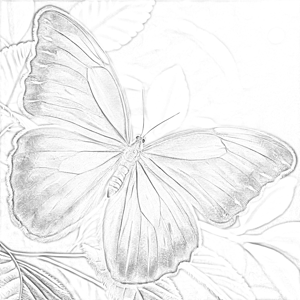
#> input picture OpenCV_Projects/Images/sketch.png, 300 x 300 px
$ python -i Pencil_Sketch_conversion.py   (imports and definitions only)
#> lines starting #> are read from the running program, lines starting #| are printed output that depends on the picture
#> further down, picture is the input picture: shape (300, 300, 3); min 75, max 255, mean 241
import cv2
import tkinter as tk
from tkinter import filedialog
from tkinter import messagebox
from PIL import Image,ImageTk

# Dictionary to score PIL Image
images = {"Original":None,"Sketch":None}

def open_file():
    filepath = filedialog.askopenfilename()
    if not filepath:
        return
    img = cv2.imread(filepath)
    display_image(img,original=True)
    sketch_img = convert_to_sketch(img)
    display_image(sketch_img,original=False)


def convert_to_sketch(img):
    gray_img = cv2.cvtColor(img,cv2.COLOR_BGR2GRAY)
    inverted_img = cv2.bitwise_not(gray_img)
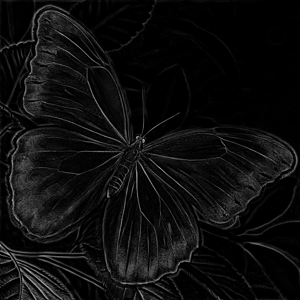
#> inverted_img: shape (300, 300); min 0, max 180, mean 14
    blurred_img = cv2.GaussianBlur(inverted_img,(21,21),sigmaX=0,sigmaY=0)
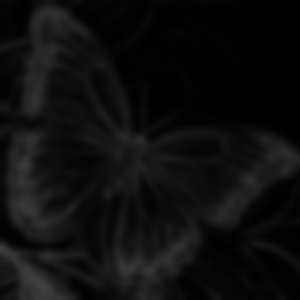
#> blurred_img: shape (300, 300); min 0, max 64, mean 14
    inverted_blur_img = cv2.bitwise_not(blurred_img)
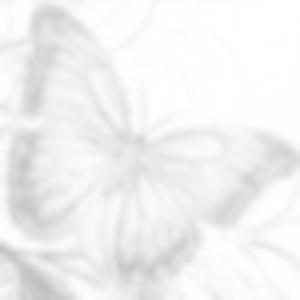
#> inverted_blur_img: shape (300, 300); min 191, max 255, mean 241
    sketch_img = cv2.divide(gray_img,inverted_blur_img,scale=256.0)
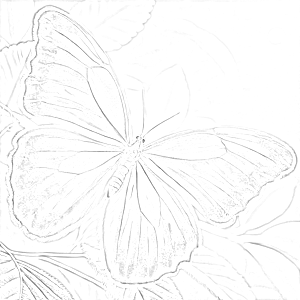
#> sketch_img: shape (300, 300); min 88, max 255, mean 250.4
    return sketch_img


def display_image(img,original):
    img_rgb = cv2.cvtColor(img,cv2.COLOR_BGR2RGB) if original else img
    img_pil = Image.fromarray(img_rgb)
    img_pil = img_pil.resize((300, 300))
    img_tk = ImageTk.PhotoImage(image=img_pil)

    # Store the PIL Image in the dictionary
    if original:
        images['Original'] = img_pil
    else:
        images['Sketch'] = img_pil

    label = original_image_label if original else sketch_image_label
    label.config(image= img_tk)
    label.image = img_tk


def save_sketch():
    if images['Sketch'] is None:
        messagebox.showerror("Error","No Sketch to save.")
        return

    sketch_filepath = filedialog.asksaveasfilename(defaultextension=".png", filetypes=[("PNG files","*.png")])
    if not sketch_filepath:
        return

    # Save the PIL image (sketch) to the file
    images["Sketch"].save(sketch_filepath,"PNG")
    messagebox.showinfo("Saved","Sketch Saved to {}".format(sketch_filepath))


# [2 lines not run here, left out]

# [1 line that did not run here, left out]
# [1 line not run here, left out]

# [1 line that did not run here, left out]
# [1 line not run here, left out]
# [1 line that did not run here, left out]
# [1 line not run here, left out]

# [1 line that did not run here, left out]
# [1 line not run here, left out]

# [1 line that did not run here, left out]
# [1 line not run here, left out]

# [1 line that did not run here, left out]
# [3 lines not run here, left out]


>>> import cv2
>>> picture = cv2.imread('../Images/sketch.png')
>>> result = convert_to_sketch(picture)
